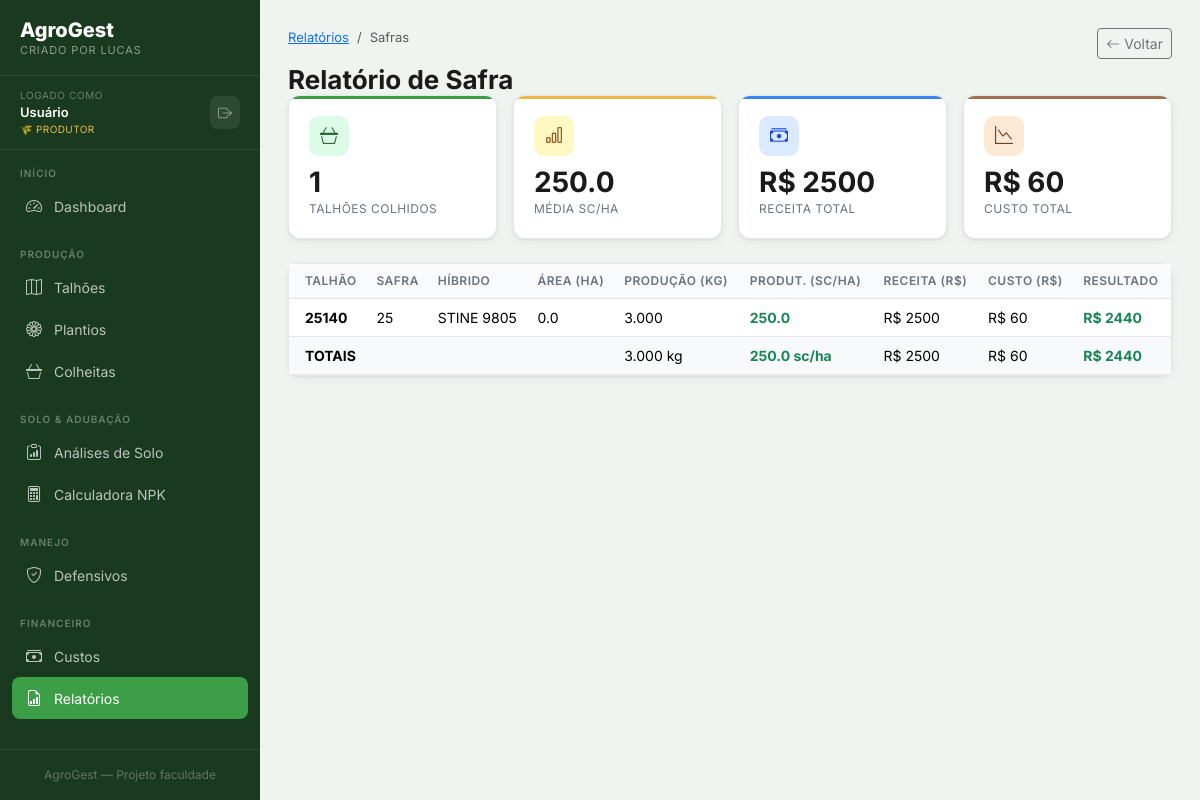
The app's page /relatorios/safra, older data.
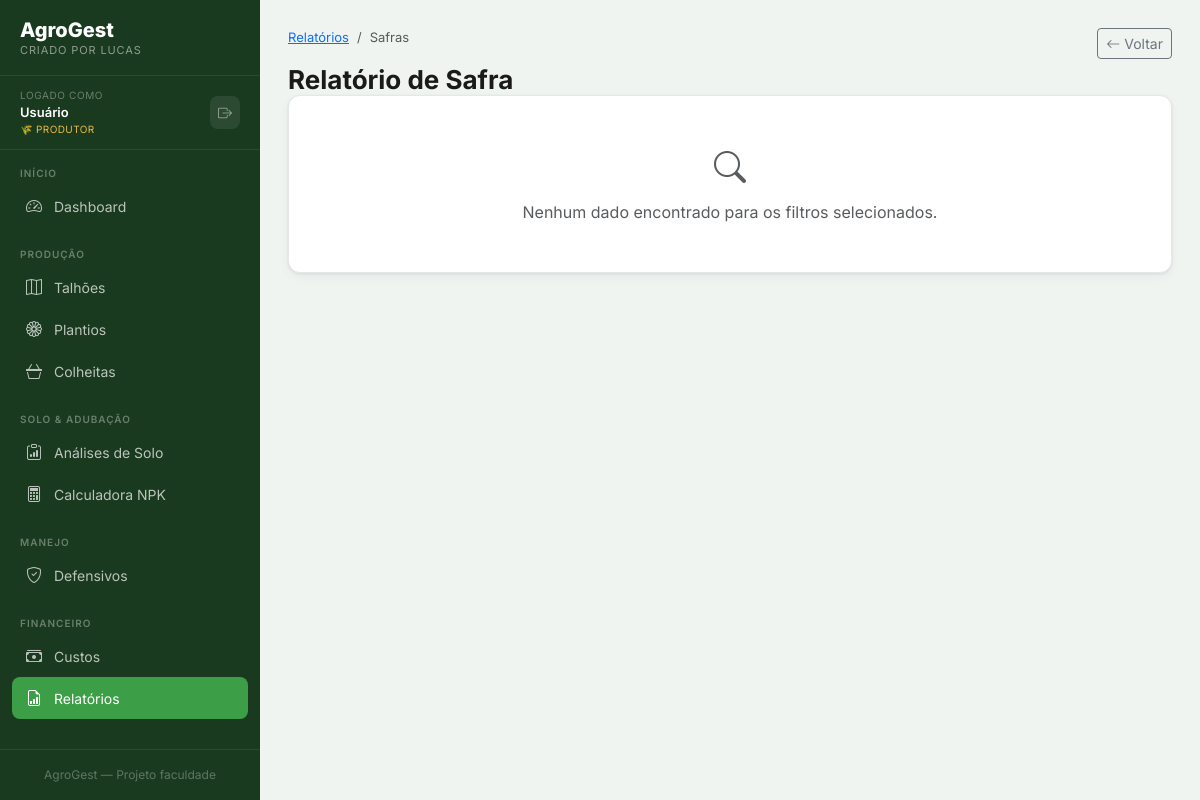
The same page, newer data.
### tables this page shows
CREATE TABLE colheitas (
    id INTEGER PRIMARY KEY AUTOINCREMENT,
    plantio_id INTEGER NOT NULL,
    data_colheita DATE,
    producao_total REAL, umidade_colheita REAL,
    producao_corrigida REAL, produtividade_kgha REAL,
    produtividade_scha REAL, preco_saca REAL,
    receita_bruta REAL, observacoes TEXT,
    criado_em TIMESTAMP DEFAULT CURRENT_TIMESTAMP,
    FOREIGN KEY (plantio_id) REFERENCES plantios(id)
);

CREATE TABLE talhoes (
    id INTEGER PRIMARY KEY AUTOINCREMENT,
    usuario_id INTEGER NOT NULL,            -- ← isolamento por usuário
    nome TEXT NOT NULL,
    area_ha REAL NOT NULL,
    localizacao TEXT,
    tipo_solo TEXT,
    observacoes TEXT,
    criado_em TIMESTAMP DEFAULT CURRENT_TIMESTAMP,
    FOREIGN KEY (usuario_id) REFERENCES usuarios(id)
);

CREATE TABLE plantios (
    id INTEGER PRIMARY KEY AUTOINCREMENT,
    talhao_id INTEGER NOT NULL,
    safra TEXT NOT NULL,
    data_plantio DATE,
    hibrido TEXT,
    populacao INTEGER,
    area_plantada REAL,
    status TEXT DEFAULT 'planejado',
    observacoes TEXT,
    criado_em TIMESTAMP DEFAULT CURRENT_TIMESTAMP,
    FOREIGN KEY (talhao_id) REFERENCES talhoes(id)
);

### modules/relatorios.py (the view)
@relatorios_bp.route('/safra')
def relatorio_safra():
    db = get_db()
    safra = request.args.get('safra')
    talhao_id = request.args.get('talhao_id')
    query = """
        SELECT c.*, p.safra, p.hibrido, t.nome as talhao_nome, t.area_ha,
               (SELECT SUM(valor) FROM custos WHERE plantio_id = p.id) as total_custo
        FROM colheitas c
        JOIN plantios p ON p.id = c.plantio_id
        JOIN talhoes t ON t.id = p.talhao_id
        WHERE 1=1
    """
    params = []
    if safra:
        query += " AND p.safra = ?"
        params.append(safra)
    if talhao_id:
        query += " AND t.id = ?"
        params.append(talhao_id)
    query += " ORDER BY t.nome"
    dados = db.execute(query, params).fetchall()
    return render_template('relatorios/safra.html', dados=dados, safra=safra)

### database.py (called while the page is built)
def get_db(app=None):
    from flask import current_app
    if app:
        db = sqlite3.connect(app.config['DATABASE'], detect_types=sqlite3.PARSE_DECLTYPES)
        db.row_factory = sqlite3.Row
        return db
    if 'db' not in g:
        g.db = sqlite3.connect(
            current_app.config['DATABASE'],
            detect_types=sqlite3.PARSE_DECLTYPES
        )
        g.db.row_factory = sqlite3.Row
    return g.db

### templates/relatorios/safra.html (shortened to what this page needs)
{% extends "base.html" %}
{% block content %}
<div class="page-header d-flex justify-content-between align-items-start">
    <div>
        <nav aria-label="breadcrumb"><ol class="breadcrumb">
            <li class="breadcrumb-item"><a href="{{ url_for('relatorios.index') }}">Relatórios</a></li>
            <li class="breadcrumb-item active">Safra{{ ' '+safra if safra else 's' }}</li>
        </ol></nav>
        <h1 class="page-title">Relatório de Safra{{ ' — '+safra if safra else '' }}</h1>
    </div>
    <a href="{{ url_for('relatorios.index') }}" class="btn btn-outline-secondary btn-sm">
        <i class="bi bi-arrow-left me-1"></i>Voltar
    </a>
</div>
{% if dados %}
<div class="row g-3 mb-4">
    <div class="col-md-3">
        <div class="kpi-card green">
            <div class="kpi-icon green"><i class="bi bi-basket3"></i></div>
            <div class="kpi-value">{{ dados|length }}</div>
            <div class="kpi-label">Talhões Colhidos</div>
        </div>
    </div>
    <div class="col-md-3">
        <div class="kpi-card gold">
            <div class="kpi-icon gold"><i class="bi bi-bar-chart"></i></div>
            <div class="kpi-value">{{ "%.1f"|format(dados|sum(attribute='produtividade_scha')|float / dados|length) }}</div>
            <div class="kpi-label">Média sc/ha</div>
        </div>
    </div>
    <div class="col-md-3">
        <div class="kpi-card blue">
            <div class="kpi-icon blue"><i class="bi bi-cash-stack"></i></div>
            <div class="kpi-value">R$ {{ "%.0f"|format(dados|sum(attribute='receita_bruta')) }}</div>
            <div class="kpi-label">Receita Total</div>
        </div>
    </div>
    <div class="col-md-3">
        <div class="kpi-card soil">
            <div class="kpi-icon soil"><i class="bi bi-graph-down"></i></div>
            <div class="kpi-value">R$ {{ "%.0f"|format(dados|sum(attribute='total_custo')) }}</div>
            <div class="kpi-label">Custo Total</div>
        </div>
    </div>
</div>
<div class="card">
    <div class="card-body p-0">
        <div class="table-responsive">
            <table class="table table-hover mb-0">
                <thead>
                    <tr>
                        <th class="ps-3">Talhão</th>
                        <th>Safra</th>
                        <th>Híbrido</th>
                        <th>Área (ha)</th>
                        <th>Produção (kg)</th>
                        <th>Produt. (sc/ha)</th>
                        <th>Receita (R$)</th>
                        <th>Custo (R$)</th>
                        <th>Resultado</th>
                    </tr>
                </thead>
                <tbody>
                    {% for d in dados %}
                    {% set resultado = (d.receita_bruta or 0) - (d.total_custo or 0) %}
                    <tr>
                        <td class="ps-3 fw-bold">{{ d.talhao_nome }}</td>
                        <td>{{ d.safra }}</td>
                        <td>{{ d.hibrido or '—' }}</td>
                        <td>{{ d.area_ha }}</td>
                        <td>{{ "{:,.0f}".format(d.producao_corrigida or 0).replace(",",".") }}</td>
                        <td><strong class="text-success">{{ "%.1f"|format(d.produtividade_scha or 0) }}</strong></td>
                        <td>R$ {{ "%.0f"|format(d.receita_bruta or 0) }}</td>
                        <td>R$ {{ "%.0f"|format(d.total_custo or 0) }}</td>
                        <td>
                            <span class="fw-bold {% if resultado >= 0 %}text-success{% else %}text-danger{% endif %}">
                                R$ {{ "%.0f"|format(resultado) }}
                            </span>
                        </td>
                    </tr>
                    {% endfor %}
                </tbody>
                <tfoot class="table-light">
                    <tr>
                        <td colspan="4" class="ps-3 fw-bold">TOTAIS</td>
                        <td>{{ "{:,.0f}".format(dados|sum(attribute='producao_corrigida')|int).replace(",",".") }} kg</td>
                        <td class="fw-bold text-success">
                            {{ "%.1f"|format(dados|sum(attribute='produtividade_scha')|float / dados|length) }} sc/ha
                        </td>
                        <td>R$ {{ "%.0f"|format(dados|sum(attribute='receita_bruta')) }}</td>
                        <td>R$ {{ "%.0f"|format(dados|sum(attribute='total_custo')) }}</td>
                        <td class="fw-bold {% if (dados|sum(attribute='receita_bruta') - dados|sum(attribute='total_custo')) >= 0 %}text-success{% else %}text-danger{% endif %}">
                            R$ {{ "%.0f"|format(dados|sum(attribute='receita_bruta') - dados|sum(attribute='total_custo')) }}
                        </td>
                    </tr>
                </tfoot>
            </table>
        </div>
    </div>
</div>
{% else %}
<div class="card">
    <div class="card-body text-center py-5 text-muted">
        <i class="bi bi-search fs-2 d-block mb-2"></i>
        Nenhum dado encontrado para os filtros selecionados.
    </div>
</div>
{% endif %}
{% endblock %}

### templates/base.html (shortened to what this page needs)
<!DOCTYPE html>
<html lang="pt-BR">
<head>
    <link href="https://cdnjs.cloudflare.com/ajax/libs/bootstrap/5.3.2/css/bootstrap.min.css" rel="stylesheet">
    <link href="https://cdnjs.cloudflare.com/ajax/libs/bootstrap-icons/1.11.3/font/bootstrap-icons.min.css" rel="stylesheet">
</head>
<body>
<nav class="sidebar">
    <a class="sidebar-brand" href="{{ url_for('dashboard.index') }}">
        <div class="brand-name">AgroGest</div>
        <div class="brand-sub">Criado por Lucas</div>
    </a>
    <div class="sidebar-user">
        <div class="sidebar-user-info">
            <div class="sidebar-user-label">Logado como</div>
            <div class="sidebar-user-name">{{ session.get('usuario_nome', 'Usuário') }}</div>
            <div class="sidebar-user-tipo">
                {% if session.get('usuario_tipo') == 'admin' %}
                    ⭐ Administrador
                {% else %}
                    🌾 Produtor
                {% endif %}
            </div>
        </div>
        <a href="{{ url_for('auth.logout') }}" class="btn-logout-sidebar" title="Sair">
            <i class="bi bi-box-arrow-right"></i>
        </a>
    </div>
    <div class="nav-section">
        <div class="nav-section-label">Início</div>
        <a class="nav-link {% if request.endpoint == 'dashboard.index' %}active{% endif %}"
           href="{{ url_for('dashboard.index') }}">
            <i class="bi bi-speedometer2"></i> Dashboard
        </a>
    </div>
    <div class="nav-section">
        <div class="nav-section-label">Produção</div>
        <a class="nav-link {% if 'talhoes' in request.endpoint %}active{% endif %}"
           href="{{ url_for('talhoes.index') }}">
            <i class="bi bi-map"></i> Talhões
        </a>
        <a class="nav-link {% if 'plantio' in request.endpoint %}active{% endif %}"
           href="{{ url_for('plantio.index') }}">
            <i class="bi bi-flower1"></i> Plantios
        </a>
        <a class="nav-link {% if 'colheita' in request.endpoint %}active{% endif %}"
           href="{{ url_for('colheita.index') }}">
            <i class="bi bi-basket3"></i> Colheitas
        </a>
    </div>
    <div class="nav-section">
        <div class="nav-section-label">Solo & Adubação</div>
        <a class="nav-link {% if 'analises' in request.endpoint %}active{% endif %}"
           href="{{ url_for('adubacao.analises') }}">
            <i class="bi bi-clipboard-data"></i> Análises de Solo
        </a>
        <a class="nav-link {% if 'recomendac' in request.endpoint %}active{% endif %}"
           href="{{ url_for('adubacao.recomendacoes') }}">
            <i class="bi bi-calculator"></i> Calculadora NPK
        </a>
    </div>
    <div class="nav-section">
        <div class="nav-section-label">Manejo</div>
        <a class="nav-link {% if 'defensivos' in request.endpoint %}active{% endif %}"
           href="{{ url_for('defensivos.index') }}">
            <i class="bi bi-shield-check"></i> Defensivos
        </a>
    </div>
    <div class="nav-section">
        <div class="nav-section-label">Financeiro</div>
        <a class="nav-link {% if 'custos' in request.endpoint %}active{% endif %}"
           href="{{ url_for('custos.index') }}">
            <i class="bi bi-cash-stack"></i> Custos
        </a>
        <a class="nav-link {% if 'relatorios' in request.endpoint %}active{% endif %}"
           href="{{ url_for('relatorios.index') }}">
            <i class="bi bi-file-earmark-bar-graph"></i> Relatórios
        </a>
    </div>
    <div class="sidebar-footer">
        AgroGest &mdash; Projeto faculdade
    </div>
</nav>
<main class="main-wrapper">
    {% block content %}{% endblock %}
</main>
</body>
</html>

### templates/base.html (style rules this page uses)
:root { --green-deep: #1a3a1f; --green-mid: #2d6a35; --green-bright: #3d9e48; --green-light: #6abf71; --gold: #e8b94a; --gold-light: #f5d87a; --cream: #faf7f0; --soil: #6b4423; --soil-light: #a0714f; --text-dark: #1a1a1a; --text-muted: #6b7280; --border: #e5e7eb; --shadow: 0 1px 3px rgba(0,0,0,.08), 0 4px 12px rgba(0,0,0,.04); --shadow-lg: 0 8px 24px rgba(0,0,0,.10); --radius: 12px; --bottom-nav-h: 64px; }
* { box-sizing: border-box; }
body { font-family: 'Inter', sans-serif; background: #f0f4f0; color: var(--text-dark); min-height: 100vh; }
.sidebar { width: 260px; min-height: 100vh; background: var(--green-deep); position: fixed; top: 0; left: 0; z-index: 1000; display: flex; flex-direction: column; overflow-y: auto; }
.sidebar-brand { padding: 20px 20px 16px; border-bottom: 1px solid rgba(255,255,255,.08); text-decoration: none; display: block; }
.brand-name { font-weight: 800; font-size: 20px; color: #fff; line-height: 1; }
.brand-sub { font-size: 11px; color: rgba(255,255,255,.5); text-transform: uppercase; letter-spacing: .08em; margin-top: 2px; }
.sidebar-user { padding: 12px 20px; border-bottom: 1px solid rgba(255,255,255,.08); display: flex; align-items: center; justify-content: space-between; gap: 8px; }
.sidebar-user-info { flex: 1; min-width: 0; }
.sidebar-user-label { font-size: 10px; color: rgba(255,255,255,.35); text-transform: uppercase; letter-spacing: .06em; }
.sidebar-user-name { font-size: 13px; font-weight: 600; color: #fff; white-space: nowrap; overflow: hidden; text-overflow: ellipsis; }
.sidebar-user-tipo { font-size: 10px; color: var(--gold); text-transform: uppercase; letter-spacing: .04em; }
.btn-logout-sidebar { background: rgba(255,255,255,.08); border: none; border-radius: 8px; color: rgba(255,255,255,.5); padding: 6px 8px; font-size: 14px; cursor: pointer; transition: all .15s; text-decoration: none; display: flex; align-items: center; }
.nav-section { padding: 16px 12px 4px; }
.nav-section-label { font-size: 10px; font-weight: 600; text-transform: uppercase; letter-spacing: .1em; color: rgba(255,255,255,.35); padding: 0 8px; margin-bottom: 4px; }
.sidebar .nav-link { display: flex; align-items: center; gap: 10px; padding: 9px 12px; border-radius: 8px; color: rgba(255,255,255,.7); font-size: 14px; font-weight: 400; text-decoration: none; transition: all .15s; }
.sidebar .nav-link.active { background: var(--green-bright); color: #fff; }
.sidebar .nav-link i { font-size: 16px; width: 20px; text-align: center; }
.sidebar-footer { margin-top: auto; padding: 16px; border-top: 1px solid rgba(255,255,255,.08); font-size: 12px; color: rgba(255,255,255,.3); text-align: center; }
.main-wrapper { margin-left: 260px; padding: 28px; min-height: 100vh; }
.page-title { font-weight: 700; font-size: 26px; color: var(--text-dark); margin: 0; }
.card { background: #fff; border: 1px solid var(--border); border-radius: var(--radius); box-shadow: var(--shadow); }
.breadcrumb { font-size: 13px; }

Row changes from the older to the newer data that the page shows:
removed colheitas: talhao_nome "25140", safra "25", hibrido "STINE 9805", area_ha "0.0", producao_corrigida "3.000", produtividade_scha "250.0", receita_bruta "2500", total_custo "60", resultado "2440"
Text that changed along with them:
{{ dados|length }}: "1" → (not shown)
{{ "%.0f"|format(dados|sum(attribute='receita_bruta')) }}: "2500" → (not shown)
{{ "%.0f"|format(dados|sum(attribute='total_custo')) }}: "60" → (not shown)
text no longer shown: "TALHÕES COLHIDOS 250.0 MÉDIA SC/HA R$ RECEITA TOTAL R$ CUSTO TOTAL TALHÃO SAFRA HÍBRIDO ÁREA (HA) PRODUÇÃO (KG) PRODUT. (SC/HA) RECEITA (R$) CUSTO (R$) RESULTADO TOTAIS 3.000 kg 250.0 sc/ha R$ R$ R$ 2440"
text now shown: "Nenhum dado encontrado para os filtros selecionados."
